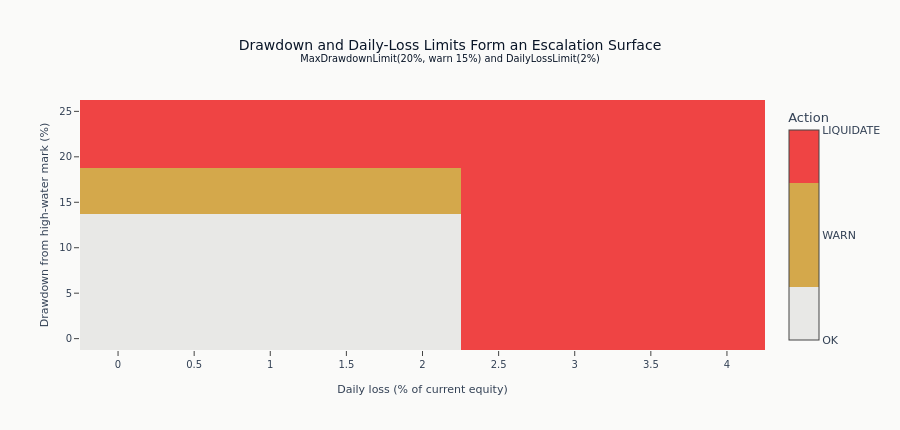

The cell this chart's notebook holds for it:
### Markdown cell above
The boundaries in the surface are the class contracts, not approximations of them: each limit
warns at one configured level and liquidates at another, and the daily-loss limit escalates
straight to liquidation with no warning band at all.

### Code cell
portfolio_colors = [COLORS["silver_muted"], COLORS["amber"], COLORS["negative"]]
portfolio_scale = [
    [0.0, portfolio_colors[0]],
    [0.25, portfolio_colors[0]],
    [0.25, portfolio_colors[1]],
    [0.75, portfolio_colors[1]],
    [0.75, portfolio_colors[2]],
    [1.0, portfolio_colors[2]],
]
fig = go.Figure(
    go.Heatmap(
        x=daily_loss_grid,
        y=drawdown_grid,
        z=portfolio_surface,
        zmin=0,
        zmax=2,
        colorscale=portfolio_scale,
        colorbar=dict(
            title="Action",
            tickmode="array",
            tickvals=[0, 1, 2],
            ticktext=["OK", "WARN", "LIQUIDATE"],
        ),
        hovertemplate="Daily loss %{x}%<br>Drawdown %{y}%<extra></extra>",
    )
)
fig.update_layout(
    title=(
        "Drawdown and Daily-Loss Limits Form an Escalation Surface"
        "<br><sup>MaxDrawdownLimit(20%, warn 15%) and DailyLossLimit(2%)</sup>"
    ),
    xaxis_title="Daily loss (% of current equity)",
    yaxis_title="Drawdown from high-water mark (%)",
    height=430,
)
show_plotly_with_alt(
    fig,
    "A surface of portfolio state by limit outcome in three bands - no action, warn, and liquidate - with the warning band visible only for the limits that define one.",
)

### Figure 1 — Plotly figure (JSON) as saved in the notebook; plotly's stock layout.template omitted (floating-point values rounded to 4 significant figures)
{"data": [{"colorbar": {"tickmode": "array", "ticktext": ["OK", "WARN", "LIQUIDATE"], "tickvals": [0, 1, 2], "title": {"text": "Action"}}, "colorscale": [[0.0, "#e8e8e6"], [0.25, "#e8e8e6"], [0.25, "#D4A84B"], [0.75, "#D4A84B"], [0.75, "#ef4444"], [1.0, "#ef4444"]], "hovertemplate": "Daily loss %{x}%<br>Drawdown %{y}%<extra></extra>", "type": "heatmap", "x": [0.0, 0.5, 1.0, 1.5, 2.0, 2.5, 3.0, 3.5, 4.0], "y": [0.0, 2.5, 5.0, 7.5, 10.0, 12.5, 15.0, 17.5, 20.0, 22.5, 25.0], "z": [[0, 0, 0, 0, 0, 2, 2, 2, 2], [0, 0, 0, 0, 0, 2, 2, 2, 2], [0, 0, 0, 0, 0, 2, 2, 2, 2], [0, 0, 0, 0, 0, 2, 2, 2, 2], [0, 0, 0, 0, 0, 2, 2, 2, 2], [0, 0, 0, 0, 0, 2, 2, 2, 2], [1, 1, 1, 1, 1, 2, 2, 2, 2], [1, 1, 1, 1, 1, 2, 2, 2, 2], [2, 2, 2, 2, 2, 2, 2, 2, 2], [2, 2, 2, 2, 2, 2, 2, 2, 2], [2, 2, 2, 2, 2, 2, 2, 2, 2]], "zmax": 2, "zmin": 0}], "layout": {"height": 430, "title": {"text": "Drawdown and Daily-Loss Limits Form an Escalation Surface<br><sup>MaxDrawdownLimit(20%, warn 15%) and DailyLossLimit(2%)</sup>"}, "xaxis": {"title": {"text": "Daily loss (% of current equity)"}}, "yaxis": {"title": {"text": "Drawdown from high-water mark (%)"}}}}
